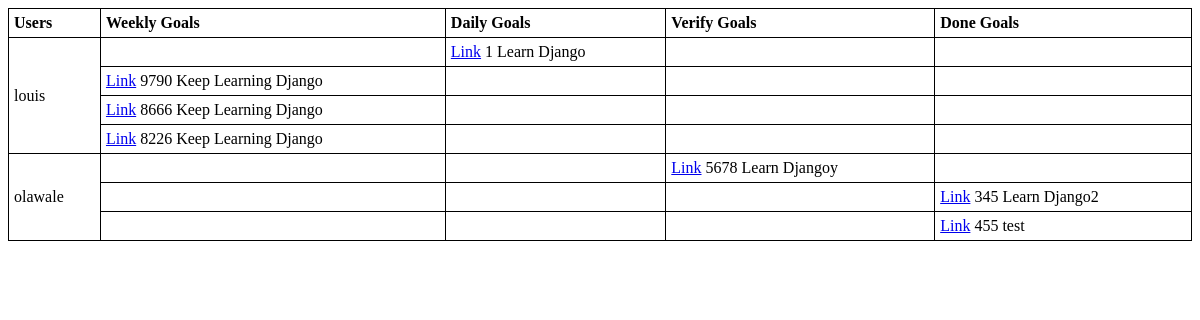
The app's page /moshoodscrumy/home/, older data.
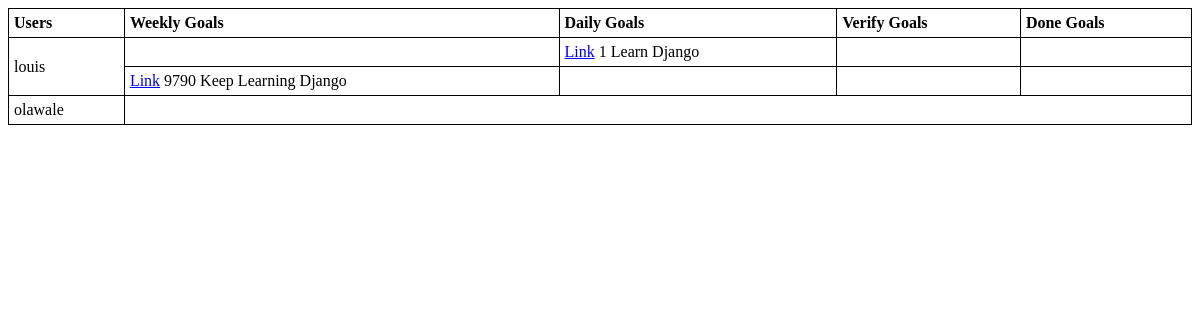
The same page, newer data.
### moshoodscrumy/models.py (models this page shows, shortened)
class ScrumyGoals(models.Model):
	goal_name = models.CharField(max_length=300)
	goal_id = models.IntegerField()
	created_by = models.CharField(max_length=300)
	moved_by = models.CharField(max_length=300)
	owner = models.CharField(max_length=300)
	goal_status = models.ForeignKey(GoalStatus, on_delete=models.PROTECT)
	user = models.ForeignKey(User, on_delete=models.PROTECT, related_name='user_to_scrumy')

### moshoodscrumy/views.py (the view)
# urls.py: path('home/', views.home, name='about'),
def home(request):
	dictionary = {}
	users = User.objects.all()
	dictionary['users'] = users
	return render(request, 'moshoodscrumy/home.html', dictionary)

### moshoodscrumy/templates/moshoodscrumy/home.html (shortened to what this page needs)
<!DOCTYPE html>
<html>
<head>
</head>
<body>
	<table style="width:100%">
		<tr>
			<th>Users</th>
			<th>Weekly Goals</th>
			<th>Daily Goals</th>
			<th>Verify Goals</th>
			<th>Done Goals</th>
		</tr>
		{% for user in users %}
		<tr>
			<td class="user" rowspan="{{user.user_to_scrumy.count}}">{{ user }}</td>
			{% for goal in user.user_to_scrumy.all %}
			<tr>
			{% if goal.goal_status.status_name == 'Weekly Goal' %}
				<td> <a href="{% url 'moshoodscrumy:movegoal' goal.goal_id %}">Link</a> {{goal.goal_id}}  {{ goal.goal_name }}</td>
				<td></td>
				<td></td>
				<td></td>
			{% elif goal.goal_status.status_name == 'Daily Goal'%}
				<td></td>
				<td> <a href="{% url 'moshoodscrumy:movegoal' goal.goal_id %}">Link</a> {{goal.goal_id}}  {{ goal.goal_name }}</td>
				<td></td>
				<td></td>
			{% elif goal.goal_status.status_name == 'Verify Goal'%}
				<td></td>
				<td></td>
				<td> <a href="{% url 'moshoodscrumy:movegoal' goal.goal_id %}">Link</a> {{goal.goal_id}}  {{ goal.goal_name }}</td>
				<td></td>
			{% else %}
				<td></td>
				<td></td>
				<td></td>
				<td> <a href="{% url 'moshoodscrumy:movegoal' goal.goal_id %}">Link</a> {{goal.goal_id}}  {{ goal.goal_name }}</td>
			{% endif %}
			</tr>
			{% endfor %}
		</tr>
		{% endfor %}
	</table>
</body>
</html>

### moshoodscrumy/templates/moshoodscrumy/home.html (style rules this page uses)
table, th, td { border: 1px solid black; border-collapse: collapse; }
th, td { padding: 5px; text-align: left; }

Row changes from the older to the newer data that the page shows:
removed ScrumyGoals: goal_id "8666", goal_name "Keep Learning Django"
removed ScrumyGoals: goal_id "8226", goal_name "Keep Learning Django"
removed ScrumyGoals: goal_id "5678", goal_name "Learn Djangoy"
removed ScrumyGoals: goal_id "345", goal_name "Learn Django2"
removed ScrumyGoals: goal_id "455", goal_name "test"
